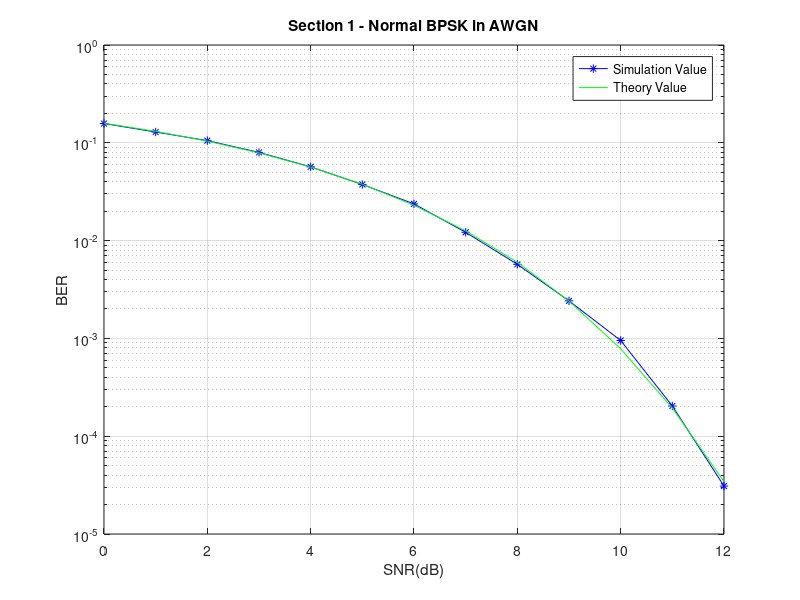

Write MATLAB code to recreate this figure.
% 1. Error Probability for BPSK Modulation in AWGN Channel - Part1
% Author: Seyed Mohammad Mehdi Hosseini (Smmehdihosseini@gmail.com)

clear;close all;clc;


num_bits=1000;
M=2;
db_snr=0:12;
ber1_snr=zeros(1,length(db_snr));
for iteration_snr=1:length(db_snr)
erroro_total1=0; iteration=0;
while iteration<100 || erroro_total1<100
iteration=iteration+1;
bits=randi([0 1],1,num_bits);
symbol1=2*bits-1;
Er_sym1=(symbol1* symbol1')/length(symbol1);
bpsk_symbols1=symbol1./Er_sym1;

n0=10^(-(db_snr(iteration_snr)/10));
noise=sqrt(n0)*randn(1,length(symbol1));
recx1=bpsk_symbols1+noise;




bi1_hat=real(recx1)>0;
num_error1=sum(xor(bits,bi1_hat));
erroro_total1=erroro_total1+num_error1;
end
ber1_snr(iteration_snr)=erroro_total1/(iteration*num_bits);
end
semilogy(db_snr,ber1_snr,'b-*');hold on;grid on;
theoryBer = qfunc(sqrt(10.^(db_snr./10)));
semilogy(db_snr,theoryBer,'g-');hold on;
title('Section 1 - Normal BPSK in AWGN');
legend('Simulation Value','Theory Value');
xlabel('SNR(dB)');
ylabel('BER');



